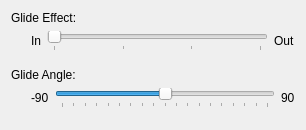
<?xml version="1.0" encoding="UTF-8"?>
<ui version="4.0">
 <class>GlideEffectConfig</class>
 <widget class="QWidget" name="GlideEffectConfig">
  <property name="geometry">
   <rect>
    <x>0</x>
    <y>0</y>
    <width>306</width>
    <height>130</height>
   </rect>
  </property>
  <layout class="QVBoxLayout" name="verticalLayout">
   <item>
    <widget class="QLabel" name="label">
     <property name="text">
      <string>Glide Effect:</string>
     </property>
    </widget>
   </item>
   <item>
    <layout class="QHBoxLayout" name="horizontalLayout">
     <item>
      <spacer name="horizontalSpacer">
       <property name="orientation">
        <enum>Qt::Horizontal</enum>
       </property>
       <property name="sizeType">
        <enum>QSizePolicy::Fixed</enum>
       </property>
       <property name="sizeHint" stdset="0">
        <size>
         <width>20</width>
         <height>20</height>
        </size>
       </property>
      </spacer>
     </item>
     <item>
      <widget class="QLabel" name="label_5">
       <property name="text">
        <string>In</string>
       </property>
      </widget>
     </item>
     <item>
      <widget class="QSlider" name="kcfg_GlideEffect">
       <property name="minimum">
        <number>0</number>
       </property>
       <property name="maximum">
        <number>3</number>
       </property>
       <property name="singleStep">
        <number>1</number>
       </property>
       <property name="pageStep">
        <number>1</number>
       </property>
       <property name="orientation">
        <enum>Qt::Horizontal</enum>
       </property>
       <property name="tickPosition">
        <enum>QSlider::TicksBelow</enum>
       </property>
      </widget>
     </item>
     <item>
      <widget class="QLabel" name="label_6">
       <property name="text">
        <string>Out</string>
       </property>
      </widget>
     </item>
    </layout>
   </item>
   <item>
    <spacer name="verticalSpacer">
     <property name="orientation">
      <enum>Qt::Vertical</enum>
     </property>
     <property name="sizeHint" stdset="0">
      <size>
       <width>0</width>
       <height>0</height>
      </size>
     </property>
    </spacer>
   </item>
   <item>
    <widget class="QLabel" name="label_4">
     <property name="text">
      <string>Glide Angle:</string>
     </property>
    </widget>
   </item>
   <item>
    <layout class="QHBoxLayout" name="horizontalLayout">
     <item>
      <spacer name="horizontalSpacer_2">
       <property name="orientation">
        <enum>Qt::Horizontal</enum>
       </property>
       <property name="sizeType">
        <enum>QSizePolicy::Fixed</enum>
       </property>
       <property name="sizeHint" stdset="0">
        <size>
         <width>20</width>
         <height>20</height>
        </size>
       </property>
      </spacer>
     </item>
     <item>
      <widget class="QLabel" name="label_2">
       <property name="text">
        <string>-90</string>
       </property>
      </widget>
     </item>
     <item>
      <widget class="QSlider" name="kcfg_GlideAngle">
       <property name="minimum">
        <number>-90</number>
       </property>
       <property name="maximum">
        <number>90</number>
       </property>
       <property name="singleStep">
        <number>10</number>
       </property>
       <property name="pageStep">
        <number>45</number>
       </property>
       <property name="orientation">
        <enum>Qt::Horizontal</enum>
       </property>
       <property name="tickPosition">
        <enum>QSlider::TicksBelow</enum>
       </property>
      </widget>
     </item>
     <item>
      <widget class="QLabel" name="label_3">
       <property name="text">
        <string>90</string>
       </property>
      </widget>
     </item>
    </layout>
   </item>
   <item>
    <spacer name="verticalSpacer_2">
     <property name="orientation">
      <enum>Qt::Vertical</enum>
     </property>
     <property name="sizeHint" stdset="0">
      <size>
       <width>0</width>
       <height>0</height>
      </size>
     </property>
    </spacer>
   </item>
  </layout>
 </widget>
 <resources/>
 <connections/>
</ui>
